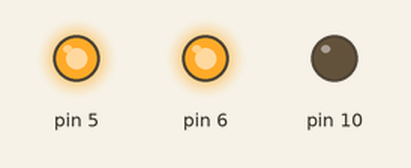
The program below on a simulated Arduino Uno, built with avr-gcc and run on an emulated ATmega328P. Parts: output pins drawn as LEDs (lit = HIGH).

Above: at 0.1 s.
At 8.1 s:
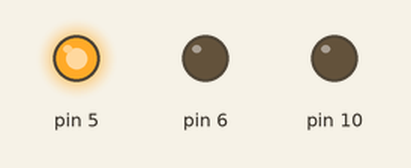
At 18.1 s:
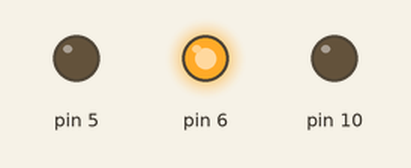
At 39.8 s:
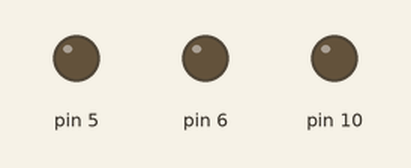
Timing chart, 0 to 40.0 s (numbered marks = the images above):
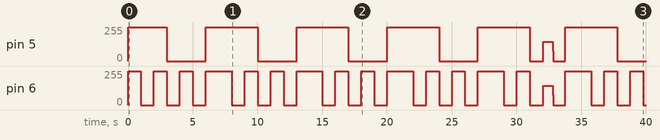

Measured:
- by itself, pin 5: 0/255 → 255/255 at 0.00 s, → 0/255 3.0 s later, → 255/255 3.0 s later, → 0/255 4.0 s later, … (15 changes in this stretch)
- by itself, pin 6: 0/255 → 255/255 at 0.00 s, → 0/255 1.0 s later, → 255/255 1.0 s later, → 0/255 1.0 s later, … (37 changes in this stretch)

The program:

main.cpp
```cpp
#include <Arduino.h>

int state = 0;
int nextTimeToExecute = 0;
int millis2;

void setup()
{
    DDRB |= 0b00000100;
    //set common to high -> pin10 -> PB2
    PORTB &= 0b00000100; //PORTB = 0;
    //set LEDblue to output -> D5  -> PD5
    DDRD |= 0b01100000;
}
void loop()
{

    millis2 = millis();
    switch (state)
    {
    case 0:
        //Set led high
        PORTD = 0b01100000;
        state = 1;
        nextTimeToExecute = millis2 + 1000;
        break;
    case 1:
        //wait for 100ms
        if (millis2 < nextTimeToExecute)
        {
            //wir müssen noch weiter warten
        }
        else
        {
            //wartezeit ist vorrüber geh in den nächsten state
            state = 2;
        }
        break;
    case 2:
        //set led to low
        PORTD = 0b00100000;
        state = 3;
        nextTimeToExecute = millis2 + 1000;
        break;
    case 3:
        //wait
        if (millis2 > nextTimeToExecute)
        {
            //Wartezeit ist vorbei, gehe in den nächsten state
            state = 4;
        }
        break;
    case 4:
        PORTD = 0b01100000;
        state = 5;
        nextTimeToExecute = millis2 + 1000;
        break;
    case 5:
        if (millis2 > nextTimeToExecute)
        {
            //Wartezeit ist vorbei, gehe in den nächsten state
            state = 6;
        }
        break;
    case 6:
        PORTD = 0b00000000;
        state = 7;
        nextTimeToExecute = millis2 + 1000;
        break;
    case 7:
        if (millis2 > nextTimeToExecute)
        {
            //Wartezeit ist vorbei, gehe in den nächsten state
            state = 8;
        }
        break;
    case 8:
        PORTD = 0b01000000;
        state = 9;
        nextTimeToExecute = millis2 + 1000;
        break;
    case 9:
        if (millis2 > nextTimeToExecute)
        {
            //Wartezeit ist vorbei, gehe in den nächsten state
            state = 10;
        }
        break;
    case 10:
        PORTD = 0b00000000;
        state = 11;
        nextTimeToExecute = millis2 + 1000;
        break;
    case 11:
        if (millis2 > nextTimeToExecute)
        {
            //Wartezeit ist vorbei, gehe in den nächsten state
            state = 12;
        }
        break;
    case 12:
        PORTD = 0b01100000;
        state = 13;
        nextTimeToExecute = millis2 + 1000;
        break;
    case 13:
        if (millis2 > nextTimeToExecute)
        {
            //Wartezeit ist vorbei, gehe in den nächsten state
            state = 0;
        }
        break;
    }
}
```
